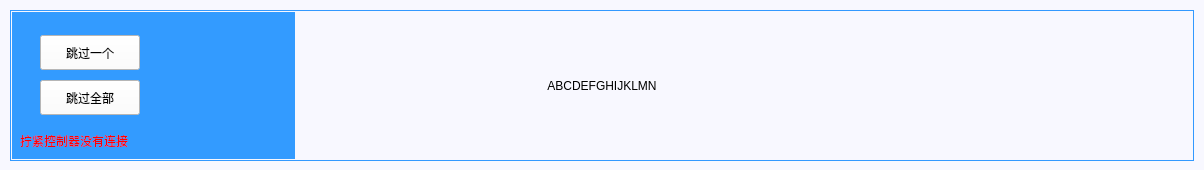
     <widget class="QWidget" name="widget_2" native="true">
      <property name="geometry">
       <rect>
        <x>0</x>
        <y>0</y>
        <width>1204</width>
        <height>170</height>
       </rect>
      </property>
      <property name="styleSheet">
       <string notr="true">background-color: rgb(248, 248, 255);</string>
      </property>
      <widget class="QLabel" name="label_17">
       <property name="geometry">
        <rect>
         <x>10</x>
         <y>10</y>
         <width>1184</width>
         <height>151</height>
        </rect>
       </property>
       <property name="styleSheet">
        <string notr="true">font: 60pt &quot;黑体&quot;;
background:transparent;

</string>
       </property>
       <property name="text">
        <string>ABCDEFGHIJKLMN</string>
       </property>
       <property name="alignment">
        <set>Qt::AlignCenter</set>
       </property>
      </widget>
      <widget class="QLabel" name="label_tiaomastate">
       <property name="geometry">
        <rect>
         <x>20</x>
         <y>130</y>
         <width>171</width>
         <height>21</height>
        </rect>
       </property>
       <property name="styleSheet">
        <string notr="true">background:transparent;
color: rgb(255, 0, 0);
font: 12pt &quot;黑体&quot;;</string>
       </property>
       <property name="text">
        <string>拧紧控制器没有连接</string>
       </property>
      </widget>
      <widget class="QLabel" name="label_time">
       <property name="geometry">
        <rect>
         <x>180</x>
         <y>130</y>
         <width>171</width>
         <height>21</height>
        </rect>
       </property>
       <property name="styleSheet">
        <string notr="true">background:transparent;
color: rgb(255, 0, 0);
font: 12pt &quot;黑体&quot;;</string>
       </property>
       <property name="text">
        <string/>
       </property>
      </widget>
      <widget class="QProgressBar" name="progressBar">
       <property name="geometry">
        <rect>
         <x>10</x>
         <y>10</y>
         <width>1184</width>
         <height>151</height>
        </rect>
       </property>
       <property name="styleSheet">
        <string notr="true">QProgressBar:horizontal {
border: 1px solid  rgb(51, 153, 255);
background: rgb(248, 248, 255);
padding: 1px;
}
QProgressBar::chunk:horizontal {
background-color: rgb(51, 155, 255);
}</string>
       </property>
       <property name="value">
        <number>24</number>
       </property>
       <property name="textVisible">
        <bool>false</bool>
       </property>
      </widget>
      <widget class="QPushButton" name="btnSkipOne">
       <property name="geometry">
        <rect>
         <x>40</x>
         <y>35</y>
         <width>100</width>
         <height>35</height>
        </rect>
       </property>
       <property name="styleSheet">
        <string notr="true">font: 14pt &quot;黑体&quot;;
background-color: rgb(255, 255, 255);</string>
       </property>
       <property name="text">
        <string>跳过一个</string>
       </property>
      </widget>
      <widget class="QPushButton" name="btnSkipAll">
       <property name="geometry">
        <rect>
         <x>40</x>
         <y>80</y>
         <width>100</width>
         <height>35</height>
        </rect>
       </property>
       <property name="styleSheet">
        <string notr="true">font: 14pt &quot;黑体&quot;;
background-color: rgb(255, 255, 255);</string>
       </property>
       <property name="text">
        <string>跳过全部</string>
       </property>
      </widget>
      <zorder>progressBar</zorder>
      <zorder>label_17</zorder>
      <zorder>label_time</zorder>
      <zorder>label_tiaomastate</zorder>
      <zorder>btnSkipOne</zorder>
      <zorder>btnSkipAll</zorder>
     </widget>
